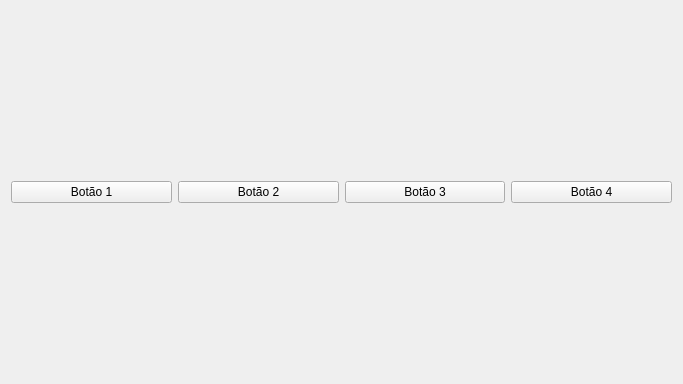
<?xml version="1.0" encoding="UTF-8"?>
<ui version="4.0">
 <class>MainWidget</class>
 <widget class="QWidget" name="MainWidget">
  <property name="geometry">
   <rect>
    <x>0</x>
    <y>0</y>
    <width>683</width>
    <height>384</height>
   </rect>
  </property>
  <property name="minimumSize">
   <size>
    <width>683</width>
    <height>384</height>
   </size>
  </property>
  <property name="maximumSize">
   <size>
    <width>683</width>
    <height>384</height>
   </size>
  </property>
  <property name="windowTitle">
   <string>QHBoxLayout com QWidget.</string>
  </property>
  <property name="windowIcon">
   <iconset>
    <normaloff>../../../../images/icons/icon.png</normaloff>../../../../images/icons/icon.png</iconset>
  </property>
  <layout class="QHBoxLayout" name="horizontalLayout">
   <item>
    <widget class="QPushButton" name="pushButton_1">
     <property name="text">
      <string>Botão 1</string>
     </property>
    </widget>
   </item>
   <item>
    <widget class="QPushButton" name="pushButton_2">
     <property name="text">
      <string>Botão 2</string>
     </property>
    </widget>
   </item>
   <item>
    <widget class="QPushButton" name="pushButton_3">
     <property name="sizePolicy">
      <sizepolicy hsizetype="Minimum" vsizetype="Fixed">
       <horstretch>0</horstretch>
       <verstretch>0</verstretch>
      </sizepolicy>
     </property>
     <property name="text">
      <string>Botão 3</string>
     </property>
    </widget>
   </item>
   <item>
    <widget class="QPushButton" name="pushButton_4">
     <property name="text">
      <string>Botão 4</string>
     </property>
    </widget>
   </item>
  </layout>
 </widget>
 <resources/>
 <connections/>
</ui>
